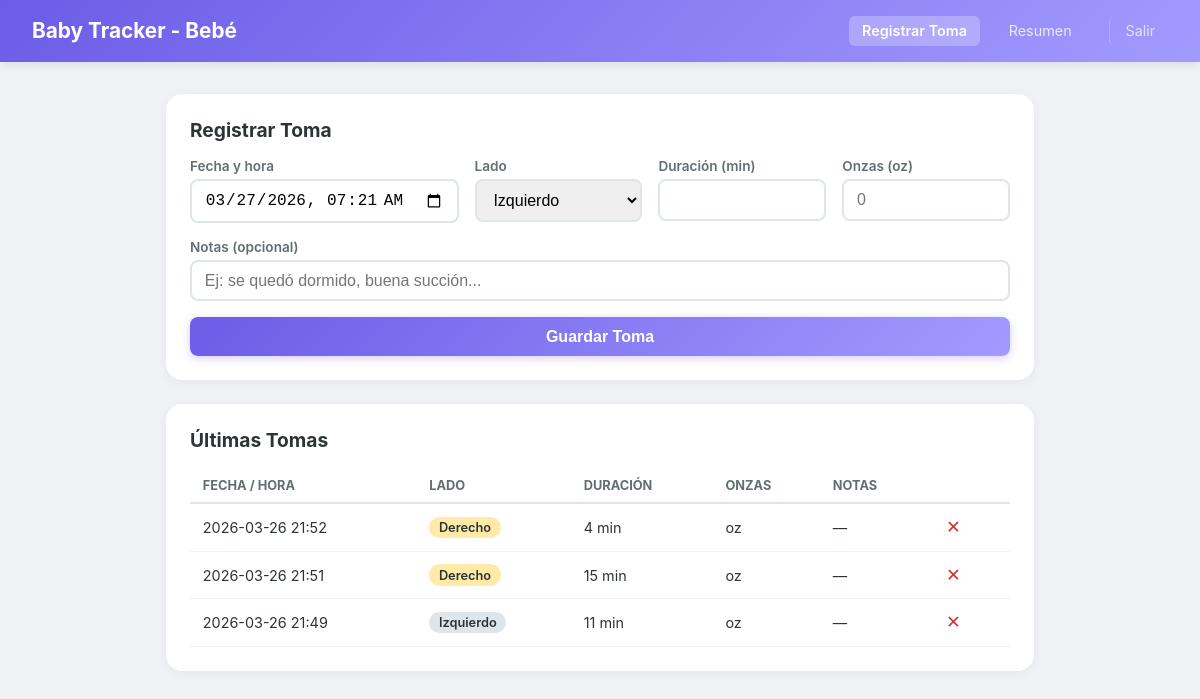
Before: /record (signed in) with the older database file.
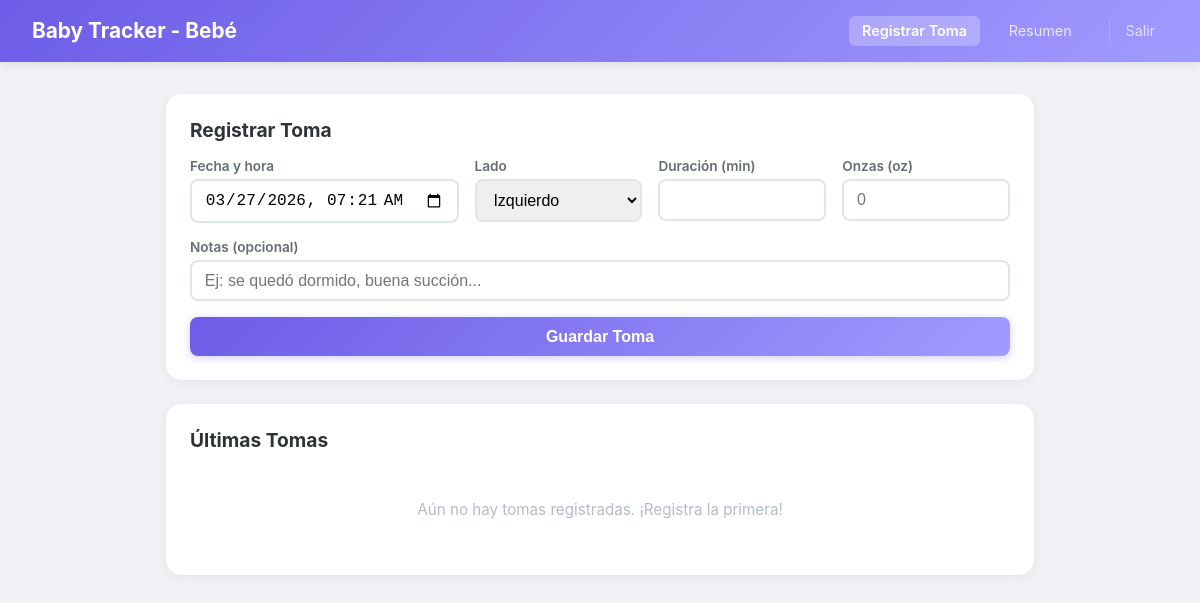
After: the same page with the newer database file.
### tables this page shows
CREATE TABLE feedings (
            id INTEGER PRIMARY KEY AUTOINCREMENT,
            user_id INTEGER NOT NULL,
            breast_side TEXT NOT NULL,
            duration_minutes INTEGER NOT NULL,
            ounces REAL DEFAULT 0,
            notes TEXT,
            fed_at TIMESTAMP NOT NULL,
            created_at TIMESTAMP DEFAULT CURRENT_TIMESTAMP,
            FOREIGN KEY (user_id) REFERENCES users(id)
        );

### app.py (the view)
@app.route("/record")
@login_required
def record():
    conn = get_db()
    feedings = conn.execute(
        "SELECT * FROM feedings WHERE user_id = ? ORDER BY fed_at DESC LIMIT 50",
        (session["user_id"],),
    ).fetchall()
    conn.close()
    return render_template("record.html", feedings=feedings, baby_name=session.get("baby_name", "Bebé"))

### app.py (called while the page is built)
def get_db():
    conn = sqlite3.connect(DB_PATH)
    conn.row_factory = sqlite3.Row
    return conn

def login_required(f):
    @wraps(f)
    def decorated(*args, **kwargs):
        if "user_id" not in session:
            return redirect(url_for("login"))
        return f(*args, **kwargs)
    return decorated

### templates/record.html (shortened to what this page needs)
{% extends "base.html" %}
{% block content %}
<div class="dashboard">
    <section class="card">
        <h2>Registrar Toma</h2>
        <form method="POST" action="{{ url_for('add_feeding') }}" class="feeding-form">
            <div class="form-row">
                <div class="form-group">
                    <label for="fed_at">Fecha y hora</label>
                    <input type="datetime-local" id="fed_at" name="fed_at" required>
                </div>
                <div class="form-group">
                    <label for="breast_side">Lado</label>
                    <select id="breast_side" name="breast_side" required>
                        <option value="izquierdo">Izquierdo</option>
                    </select>
                </div>
                <div class="form-group">
                    <label for="duration_minutes">Duración (min)</label>
                    <input type="number" id="duration_minutes" name="duration_minutes" min="1" max="120" required>
                </div>
                <div class="form-group">
                    <label for="ounces">Onzas (oz)</label>
                    <input type="number" id="ounces" name="ounces" min="0" max="20" step="0.5" placeholder="0">
                </div>
            </div>
            <div class="form-group">
                <label for="notes">Notas (opcional)</label>
                <input type="text" id="notes" name="notes" placeholder="Ej: se quedó dormido, buena succión...">
            </div>
            <button type="submit" class="btn btn-primary">Guardar Toma</button>
        </form>
    </section>
    <section class="card">
        <h2>Últimas Tomas</h2>
        {% if feedings %}
        <div class="table-responsive">
            <table>
                <thead>
                    <tr>
                        <th>Fecha / Hora</th>
                        <th>Lado</th>
                        <th>Duración</th>
                        <th>Onzas</th>
                        <th>Notas</th>
                        <th></th>
                    </tr>
                </thead>
                <tbody>
                    {% for f in feedings %}
                    <tr>
                        <td>{{ f['fed_at'][:16].replace('T', ' ') }}</td>
                        <td><span class="badge badge-{{ f['breast_side'] }}">{{ f['breast_side']|capitalize }}</span></td>
                        <td>{{ f['duration_minutes'] }} min</td>
                        <td>{{ f['ounces'] }} oz</td>
                        <td>{{ f['notes'] or '—' }}</td>
                        <td>
                            <form method="POST" action="{{ url_for('delete_feeding', feeding_id=f['id']) }}" style="display:inline">
                                <button type="submit" class="btn-delete" title="Eliminar">✕</button>
                            </form>
                        </td>
                    </tr>
                    {% endfor %}
                </tbody>
            </table>
        </div>
        {% else %}
        <p class="empty-state">Aún no hay tomas registradas. ¡Registra la primera!</p>
        {% endif %}
    </section>
</div>
{% endblock %}

### templates/base.html (shortened to what this page needs)
<!DOCTYPE html>
<html lang="es">
<head>
    <link rel="stylesheet" href="{{ url_for('static', filename='style.css') }}">
</head>
<body>
    {% if session.get('user_id') %}
    <nav>
        <div class="nav-brand">Baby Tracker - {{ session.get('baby_name', 'Bebé') }}</div>
        <div class="nav-links">
            <a href="{{ url_for('record') }}" class="{{ 'active' if request.endpoint == 'record' }}">Registrar Toma</a>
            <a href="{{ url_for('dashboard') }}" class="{{ 'active' if request.endpoint == 'dashboard' }}">Resumen</a>
            <a href="{{ url_for('logout') }}" class="nav-logout">Salir</a>
        </div>
    </nav>
    {% endif %}
    <main>
        {% block content %}{% endblock %}
    </main>
</body>
</html>

### static/style.css (style rules this page uses)
* { margin: 0; padding: 0; box-sizing: border-box; }
body { font-family: -apple-system, BlinkMacSystemFont, 'Segoe UI', Roboto, sans-serif; background: #f0f2f5; color: #2d3436; min-height: 100vh; }
nav { background: linear-gradient(135deg, #6c5ce7, #a29bfe); color: white; padding: 1rem 2rem; display: flex; justify-content: space-between; align-items: center; box-shadow: 0 2px 10px rgba(0,0,0,0.1); }
.nav-brand { font-size: 1.3rem; font-weight: 700; }
.nav-links { display: flex; align-items: center; gap: 1rem; }
.nav-links a { color: white; text-decoration: none; opacity: 0.8; padding: 0.4rem 0.8rem; border-radius: 6px; font-size: 0.9rem; transition: opacity 0.2s, background 0.2s; }
.nav-links a.active { opacity: 1; background: rgba(255,255,255,0.25); font-weight: 600; }
.nav-logout { opacity: 0.7 !important; border-left: 1px solid rgba(255,255,255,0.3); padding-left: 1rem !important; margin-left: 0.5rem; }
main { max-width: 900px; margin: 0 auto; padding: 2rem 1rem; }
.form-group { margin-bottom: 1rem; text-align: left; }
.form-group label { display: block; margin-bottom: 0.35rem; font-weight: 600; font-size: 0.85rem; color: #636e72; }
.form-group input, .form-group select { width: 100%; padding: 0.6rem 0.8rem; border: 2px solid #dfe6e9; border-radius: 8px; font-size: 1rem; transition: border-color 0.2s; }
.form-row { display: grid; grid-template-columns: 1fr 1fr 1fr 1fr; gap: 1rem; }
.btn { display: inline-block; padding: 0.65rem 1.5rem; border: none; border-radius: 8px; font-size: 1rem; font-weight: 600; cursor: pointer; transition: transform 0.1s, box-shadow 0.2s; }
.btn-primary { background: linear-gradient(135deg, #6c5ce7, #a29bfe); color: white; width: 100%; box-shadow: 0 2px 8px rgba(108,92,231,0.3); }
.card { background: white; border-radius: 16px; padding: 1.5rem; margin-bottom: 1.5rem; box-shadow: 0 2px 12px rgba(0,0,0,0.06); }
.card h2 { font-size: 1.2rem; margin-bottom: 1rem; color: #2d3436; }
.empty-state { text-align: center; color: #b2bec3; padding: 2rem; font-size: 0.95rem; }

Changed rows visible on the page:
removed feedings: fed_at "2026-03-26 21:52", breast_side "Derecho", duration_minutes "4", notes "—"
removed feedings: fed_at "2026-03-26 21:51", breast_side "Derecho", duration_minutes "15", notes "—"
removed feedings: fed_at "2026-03-26 21:49", breast_side "Izquierdo", duration_minutes "11", notes "—"
Other visible differences:
text no longer shown: "FECHA / HORA LADO DURACIÓN ONZAS NOTAS"
text now shown: "Aún no hay tomas registradas. ¡Registra la primera!"
